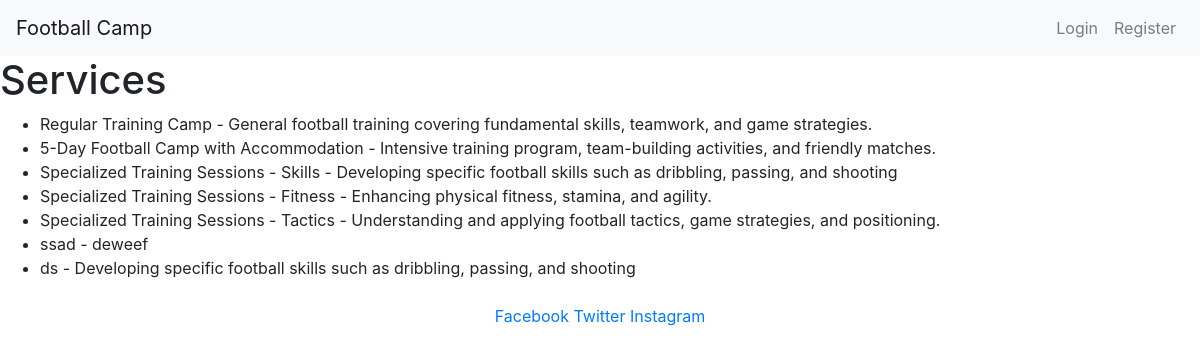
Page /services/ on the committed database.
### football_camp/models.py (models this page shows, shortened)
class Service(models.Model):
    TRAININGS = (("skills", "Skills"), ("fitness", "Fitness"), ("tactics", "Tactics"), ("all", "All"))
    title = models.CharField(max_length=100, null=False, blank=False, verbose_name="Service Title")
    focus = models.CharField(max_length=200, verbose_name="Service Focus")
    duration = models.CharField(max_length=100, verbose_name="Service Duration")
    features = models.TextField(verbose_name="Service Features")
    training = models.CharField(max_length=10, choices=TRAININGS, null=True, blank=True, verbose_name="Training Type")
    image = models.ImageField(upload_to='services/', blank=True, null=True, verbose_name="Service Image")
    class Meta:
        verbose_name = "Service"
        verbose_name_plural = "Services"

### football_camp/views.py (the view)
# urls.py: path('services/', views.service_list, name='service_list'),
def service_list(request):
    services = Service.objects.all()
    return render(request, 'football_camp/service_list.html', {'services': services})

### football_camp/templates/football_camp/service_list.html (shortened to what this page needs)
{% extends "football_camp/base.html" %}
{% block content %}
<h1>Services</h1>
<ul>
    {% for service in services %}
        <li>{{ service.title }} - {{ service.focus }}</li>
    {% endfor %}
</ul>
{% endblock %}

### football_camp/static/css/style.css (style rules this page uses)
body { background-color: #F9FAFC; }

### rows in the picture
Service: title "Regular Training Camp", focus "General football training covering fundamental skills, teamwork, and game strategies."
Service: title "5-Day Football Camp with Accommodation", focus "Intensive training program, team-building activities, and friendly matches."
Service: title "Specialized Training Sessions - Skills", focus "Developing specific football skills such as dribbling, passing, and shooting"
Service: title "Specialized Training Sessions - Fitness", focus "Enhancing physical fitness, stamina, and agility."
Service: title "Specialized Training Sessions - Tactics", focus "Understanding and applying football tactics, game strategies, and positioning."
Service: title "ssad", focus "deweef"
Service: title "ds", focus "Developing specific football skills such as dribbling, passing, and shooting"
